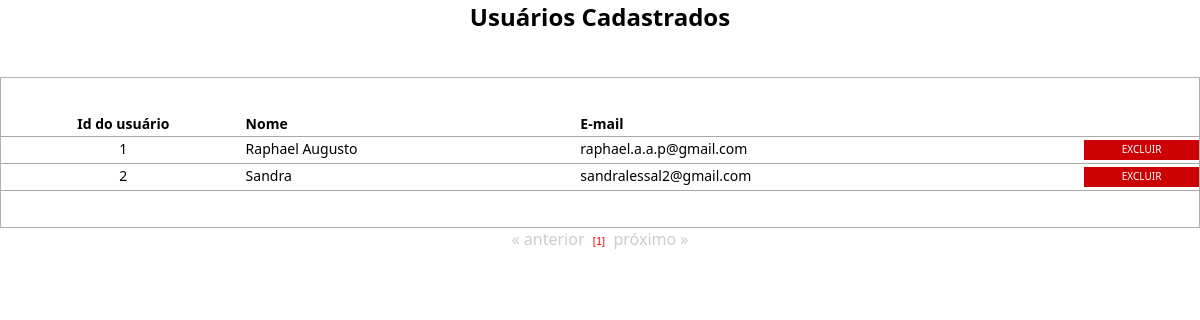
The page /visualiza_usuario.php on the database as committed earlier.
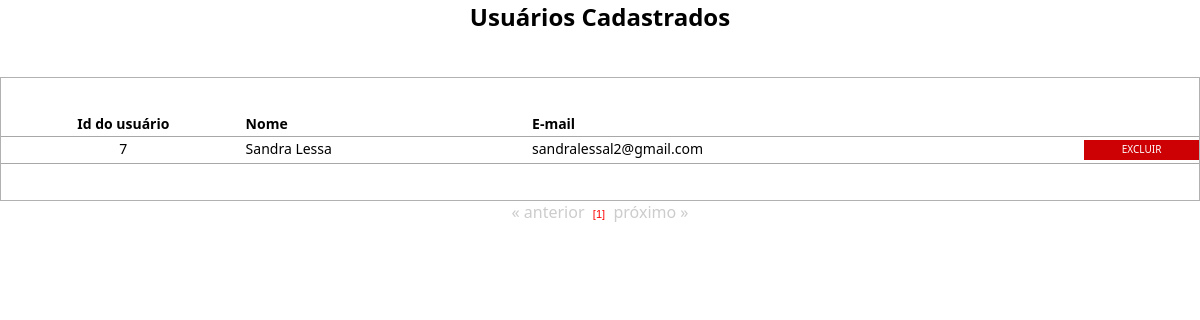
The same page on the database as committed later.
### tables this page shows
CREATE TABLE `usuario` (
  `id_usuario` int(10) unsigned NOT NULL AUTO_INCREMENT,
  `nome_usuario` varchar(200) DEFAULT NULL,
  `cpf_usuario` varchar(14) DEFAULT NULL,
  `end_usuario` varchar(500) DEFAULT NULL,
  `fixo_usuario` varchar(14) DEFAULT NULL,
  `cel_usuario` varchar(15) DEFAULT NULL,
  `email_usuario` varchar(100) DEFAULT NULL,
  `tipo_usuario` varchar(13) NOT NULL,
  `login_usuario` varchar(100) DEFAULT NULL,
  `senha_usuario` text,
  PRIMARY KEY (`id_usuario`)
);

### processos/database.php (called while the page is built, shortened)
<?php
function DBRead ($table, $params = null, $fields = '*') {
	$params = ($params) ? " {$params}" : null;
		$query = "SELECT {$fields} FROM {$table}{$params}";
		$result = DBExecute($query);
		if (!mysqli_num_rows($result))
			return false;
		else {
			while ($res = mysqli_fetch_assoc($result)) {
				$data[] = $res;
			}
			return $data;
		}
}
function DBExecute($query){
	$link = DBConnect();
	$result = @mysqli_query($link, $query) or die (mysqli_error($link));
	return $result;
}
?>

### visualiza_usuario.php (the view, shortened to what this page needs)
<!doctype html>
<html>
<head>
<link href="css/style.css" rel="stylesheet" type="text/css">
<link href="css/style.css" rel="stylesheet" type="text/css">
<link rel="stylesheet" href="css/menu.css">
</head>
<body>
<center><h2> Usuários Cadastrados</h2></center>
<br />
<br />
<table width="100%" border="0" cellpadding="0" cellspacing="0" class="table">
	<tr class="linha">
		<td class="linha" width="20%" align="center"><b>Id do usuário</b></td>
		<td class="linha"><b>Nome</b></td>
    <td class="linha"><b>E-mail</b></td>
    <td width="10%" align="center" class="linha"></td>
	</tr>
<?php
require 'processos/database.php';
  $numreg = 15;
  $inicial = $_GET['pg'] * $numreg;
	$usuario = DBRead ("usuario", "ORDER BY id_usuario ASC LIMIT $inicial, $numreg", "id_usuario, nome_usuario, email_usuario");
  $sql = DBRead ("usuario");
  $quant = count($sql);
  foreach ($usuario as $user) {
		if ($user['nome_usuario'] == 'Administrador do Sistema') { echo "";}
		else {
		?>
	<tr onmouseover="ChangeColor(this, true);" onmouseout="ChangeColor(this, false);" onclick="DoNav('altera_usuario.php?id=<?php echo $user['id_usuario'];?>');">
		<td class="linha" align="center" valign="middle"><?php echo $user['id_usuario'];?></td>
		<td class="linha espaco" valign="middle"><?php echo $user['nome_usuario']; ?></td>
    <td class="linha espaco" valign="middle"><?php echo $user['email_usuario']; ?></td>
	  <td class="linha espaco" valign="middle">
        <span class="excluir">
            <a href="javascript:aviso('<?=$user['id_usuario'];?>');">Excluir</a>
        </span>
    </td>
  </tr>
<?php
		}
	}
?>
</table>
<center>
<?php
  require "paginacao.php";
?>
</center>
</body>
</html>

### paginacao.php (shortened to what this page needs)
<?php
$quant_pg = ceil($quant/$numreg);
$quant_pg++;
if ( @$_GET['pg'] > 0) {
echo "<a href=".$_SERVER['PHP_SELF']."?pg=".(@$_GET['pg']-1)." class=pg ><b>&laquo; Anterior</b></a>";
} else {
echo "<font color=#CCCCCC>&laquo; anterior </font>";
}
for($i_pg=1; $i_pg<$quant_pg;$i_pg++) {
if (@$_GET['pg'] == ($i_pg-1)) {
echo "&nbsp;<span class=pgoff>[$i_pg]</span>&nbsp;";
} else {
$i_pg2 = $i_pg-1;
echo "&nbsp;<a href=".$_SERVER['PHP_SELF']."?pg=$i_pg2 class=pg><b>$i_pg</b></a>&nbsp;";
}
}
if ((@$_GET['pg']+2) < $quant_pg) {
echo "<a href=".$_SERVER['PHP_SELF']."?pg=".(@$_GET['pg']+1)." class=pg ><b>próximo &raquo;</b></a>";
} else {
echo "<font color=#CCCCCC>  próximo &raquo;</font>";
}
?>

Rows that differ between the two databases and show on the page:
removed usuario: id_usuario "1", nome_usuario "Raphael Augusto", email_usuario "raphael.a.a.p@gmail.com"
removed usuario: id_usuario "2", nome_usuario "Sandra", email_usuario "sandralessal2@gmail.com"
added usuario: id_usuario "7", nome_usuario "Sandra Lessa", email_usuario "sandralessal2@gmail.com"
